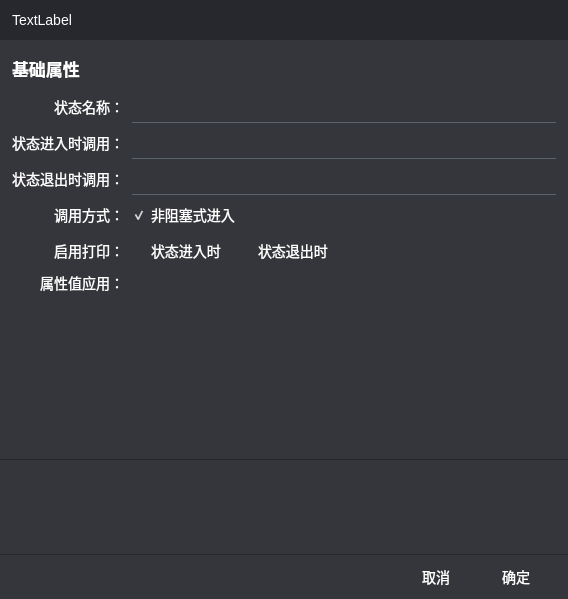
<?xml version="1.0" encoding="UTF-8"?>
<ui version="4.0">
 <class>BasePropertyEditDlg</class>
 <widget class="QDialog" name="BasePropertyEditDlg">
  <property name="geometry">
   <rect>
    <x>0</x>
    <y>0</y>
    <width>568</width>
    <height>599</height>
   </rect>
  </property>
  <property name="windowTitle">
   <string>Dialog</string>
  </property>
  <property name="styleSheet">
   <string notr="true">#BasePropertyEditDlg{
background:#35363C;
}
*{
background:transparent;
font-size:14px;
color:white;
}
QPushButton{
border:none;
border-radius:4px;
}
QPushButton:hover{
background:#4C4E56;
}
QCheckBox::indicator:unchecked {
    image: url(:/res/unchecked.svg);
}

QCheckBox::indicator:checked {
    image: url(:/res/checked.svg);
}
QCheckBox::indicator:checked:disabled {
    image: url(:/res/checked_disable.svg);
}
</string>
  </property>
  <layout class="QVBoxLayout" name="verticalLayout" stretch="0,1,0,0">
   <property name="spacing">
    <number>0</number>
   </property>
   <property name="leftMargin">
    <number>0</number>
   </property>
   <property name="topMargin">
    <number>0</number>
   </property>
   <property name="rightMargin">
    <number>0</number>
   </property>
   <property name="bottomMargin">
    <number>0</number>
   </property>
   <item>
    <widget class="QWidget" name="app_title" native="true">
     <property name="minimumSize">
      <size>
       <width>0</width>
       <height>40</height>
      </size>
     </property>
     <property name="styleSheet">
      <string notr="true">.QWidget{
background:#26282D;
}</string>
     </property>
     <layout class="QHBoxLayout" name="horizontalLayout">
      <property name="spacing">
       <number>8</number>
      </property>
      <property name="leftMargin">
       <number>12</number>
      </property>
      <property name="topMargin">
       <number>4</number>
      </property>
      <property name="rightMargin">
       <number>12</number>
      </property>
      <property name="bottomMargin">
       <number>4</number>
      </property>
      <item>
       <widget class="QLabel" name="title">
        <property name="text">
         <string>TextLabel</string>
        </property>
       </widget>
      </item>
      <item>
       <spacer name="horizontalSpacer">
        <property name="orientation">
         <enum>Qt::Horizontal</enum>
        </property>
        <property name="sizeHint" stdset="0">
         <size>
          <width>1705</width>
          <height>20</height>
         </size>
        </property>
       </spacer>
      </item>
      <item>
       <widget class="QWidget" name="system_buttons" native="true">
        <layout class="QHBoxLayout" name="horizontalLayout_2">
         <property name="spacing">
          <number>8</number>
         </property>
         <property name="leftMargin">
          <number>0</number>
         </property>
         <property name="topMargin">
          <number>0</number>
         </property>
         <property name="rightMargin">
          <number>0</number>
         </property>
         <property name="bottomMargin">
          <number>0</number>
         </property>
         <item>
          <widget class="QPushButton" name="btn_close">
           <property name="minimumSize">
            <size>
             <width>24</width>
             <height>24</height>
            </size>
           </property>
           <property name="text">
            <string/>
           </property>
           <property name="icon">
            <iconset>
             <normalon>:/res/close.svg</normalon>
            </iconset>
           </property>
           <property name="iconSize">
            <size>
             <width>16</width>
             <height>16</height>
            </size>
           </property>
          </widget>
         </item>
        </layout>
       </widget>
      </item>
     </layout>
    </widget>
   </item>
   <item>
    <widget class="QWidget" name="widget" native="true">
     <layout class="QVBoxLayout" name="prop_layout">
      <property name="leftMargin">
       <number>12</number>
      </property>
      <property name="topMargin">
       <number>16</number>
      </property>
      <property name="rightMargin">
       <number>12</number>
      </property>
      <property name="bottomMargin">
       <number>12</number>
      </property>
      <item>
       <widget class="QLabel" name="label">
        <property name="styleSheet">
         <string notr="true">font-size:17px;font-weight:bold;</string>
        </property>
        <property name="text">
         <string>基础属性</string>
        </property>
       </widget>
      </item>
      <item>
       <widget class="QWidget" name="state_common_prop" native="true">
        <property name="styleSheet">
         <string notr="true">QLineEdit{
border:none;
border-bottom:1px solid #5A636C;
padding-left:8px;
padding-right:8px;
}
QLineEdit:hover{
background:#4C4E56;
}
QLineEdit:focus{
border:1px solid #02BFFF;
}
QLabel[mstyle=&quot;hint&quot;]{
font-size:12px;color:#A0C2D3;
}</string>
        </property>
        <layout class="QGridLayout" name="layout_2">
         <property name="leftMargin">
          <number>0</number>
         </property>
         <property name="topMargin">
          <number>4</number>
         </property>
         <property name="rightMargin">
          <number>0</number>
         </property>
         <property name="bottomMargin">
          <number>4</number>
         </property>
         <property name="horizontalSpacing">
          <number>8</number>
         </property>
         <property name="verticalSpacing">
          <number>4</number>
         </property>
         <item row="0" column="0">
          <widget class="QLabel" name="label_3">
           <property name="text">
            <string>状态名称：</string>
           </property>
           <property name="alignment">
            <set>Qt::AlignRight|Qt::AlignTrailing|Qt::AlignVCenter</set>
           </property>
          </widget>
         </item>
         <item row="1" column="1">
          <widget class="QLineEdit" name="input_func_enter">
           <property name="minimumSize">
            <size>
             <width>0</width>
             <height>32</height>
            </size>
           </property>
           <property name="focusPolicy">
            <enum>Qt::ClickFocus</enum>
           </property>
           <property name="maxLength">
            <number>36</number>
           </property>
          </widget>
         </item>
         <item row="2" column="1">
          <widget class="QLineEdit" name="input_func_exit">
           <property name="minimumSize">
            <size>
             <width>0</width>
             <height>32</height>
            </size>
           </property>
           <property name="focusPolicy">
            <enum>Qt::ClickFocus</enum>
           </property>
           <property name="maxLength">
            <number>36</number>
           </property>
          </widget>
         </item>
         <item row="0" column="1">
          <widget class="QLineEdit" name="input_name">
           <property name="minimumSize">
            <size>
             <width>0</width>
             <height>32</height>
            </size>
           </property>
           <property name="focusPolicy">
            <enum>Qt::ClickFocus</enum>
           </property>
           <property name="styleSheet">
            <string notr="true"/>
           </property>
           <property name="maxLength">
            <number>36</number>
           </property>
          </widget>
         </item>
         <item row="4" column="1">
          <layout class="QHBoxLayout" name="horizontalLayout_4">
           <property name="spacing">
            <number>12</number>
           </property>
           <item>
            <widget class="QCheckBox" name="print_on_enter">
             <property name="minimumSize">
              <size>
               <width>0</width>
               <height>32</height>
              </size>
             </property>
             <property name="text">
              <string>状态进入时</string>
             </property>
            </widget>
           </item>
           <item>
            <widget class="QCheckBox" name="print_on_exit">
             <property name="text">
              <string>状态退出时</string>
             </property>
            </widget>
           </item>
           <item>
            <spacer name="horizontalSpacer_3">
             <property name="orientation">
              <enum>Qt::Horizontal</enum>
             </property>
             <property name="sizeHint" stdset="0">
              <size>
               <width>40</width>
               <height>20</height>
              </size>
             </property>
            </spacer>
           </item>
          </layout>
         </item>
         <item row="2" column="0">
          <widget class="QLabel" name="label_func_exit">
           <property name="text">
            <string>状态退出时调用：</string>
           </property>
           <property name="alignment">
            <set>Qt::AlignRight|Qt::AlignTrailing|Qt::AlignVCenter</set>
           </property>
          </widget>
         </item>
         <item row="4" column="0">
          <widget class="QLabel" name="label_2">
           <property name="text">
            <string>启用打印：</string>
           </property>
           <property name="alignment">
            <set>Qt::AlignRight|Qt::AlignTrailing|Qt::AlignVCenter</set>
           </property>
          </widget>
         </item>
         <item row="5" column="1">
          <layout class="QVBoxLayout" name="layout_bind_properties">
           <item>
            <widget class="QPushButton" name="btn_property_add">
             <property name="minimumSize">
              <size>
               <width>32</width>
               <height>24</height>
              </size>
             </property>
             <property name="maximumSize">
              <size>
               <width>32</width>
               <height>24</height>
              </size>
             </property>
             <property name="styleSheet">
              <string notr="true">QPushButton{
background: transparent;
}
QPushButton:hover{
background: #4C4E56;
}</string>
             </property>
             <property name="text">
              <string/>
             </property>
             <property name="icon">
              <iconset>
               <normalon>:/res/add.svg</normalon>
              </iconset>
             </property>
             <property name="iconSize">
              <size>
               <width>16</width>
               <height>16</height>
              </size>
             </property>
            </widget>
           </item>
          </layout>
         </item>
         <item row="5" column="0">
          <widget class="QLabel" name="label_9">
           <property name="text">
            <string>属性值应用：</string>
           </property>
           <property name="alignment">
            <set>Qt::AlignRight|Qt::AlignTrailing|Qt::AlignVCenter</set>
           </property>
          </widget>
         </item>
         <item row="1" column="0">
          <widget class="QLabel" name="label_func_enter">
           <property name="text">
            <string>状态进入时调用：</string>
           </property>
           <property name="alignment">
            <set>Qt::AlignRight|Qt::AlignTrailing|Qt::AlignVCenter</set>
           </property>
          </widget>
         </item>
         <item row="3" column="0">
          <widget class="QLabel" name="label_4">
           <property name="text">
            <string>调用方式：</string>
           </property>
           <property name="alignment">
            <set>Qt::AlignRight|Qt::AlignTrailing|Qt::AlignVCenter</set>
           </property>
          </widget>
         </item>
         <item row="3" column="1">
          <layout class="QHBoxLayout" name="horizontalLayout_5">
           <item>
            <widget class="QCheckBox" name="call_on_non_block">
             <property name="enabled">
              <bool>false</bool>
             </property>
             <property name="minimumSize">
              <size>
               <width>0</width>
               <height>32</height>
              </size>
             </property>
             <property name="styleSheet">
              <string notr="true"/>
             </property>
             <property name="text">
              <string>非阻塞式进入</string>
             </property>
             <property name="checked">
              <bool>true</bool>
             </property>
            </widget>
           </item>
           <item>
            <spacer name="horizontalSpacer_4">
             <property name="orientation">
              <enum>Qt::Horizontal</enum>
             </property>
             <property name="sizeHint" stdset="0">
              <size>
               <width>40</width>
               <height>20</height>
              </size>
             </property>
            </spacer>
           </item>
          </layout>
         </item>
        </layout>
       </widget>
      </item>
      <item>
       <spacer name="verticalSpacer">
        <property name="orientation">
         <enum>Qt::Vertical</enum>
        </property>
        <property name="sizeHint" stdset="0">
         <size>
          <width>20</width>
          <height>40</height>
         </size>
        </property>
       </spacer>
      </item>
     </layout>
    </widget>
   </item>
   <item>
    <widget class="QTextBrowser" name="input_hint_message">
     <property name="minimumSize">
      <size>
       <width>0</width>
       <height>96</height>
      </size>
     </property>
     <property name="maximumSize">
      <size>
       <width>16777215</width>
       <height>96</height>
      </size>
     </property>
     <property name="styleSheet">
      <string notr="true">border:none;border-top:1px solid #26282D;border-bottom:1px solid #26282D;</string>
     </property>
     <property name="verticalScrollBarPolicy">
      <enum>Qt::ScrollBarAlwaysOff</enum>
     </property>
     <property name="horizontalScrollBarPolicy">
      <enum>Qt::ScrollBarAlwaysOff</enum>
     </property>
    </widget>
   </item>
   <item>
    <layout class="QHBoxLayout" name="horizontalLayout_3">
     <property name="topMargin">
      <number>6</number>
     </property>
     <property name="rightMargin">
      <number>12</number>
     </property>
     <property name="bottomMargin">
      <number>6</number>
     </property>
     <item>
      <spacer name="horizontalSpacer_2">
       <property name="orientation">
        <enum>Qt::Horizontal</enum>
       </property>
       <property name="sizeHint" stdset="0">
        <size>
         <width>40</width>
         <height>20</height>
        </size>
       </property>
      </spacer>
     </item>
     <item>
      <widget class="QPushButton" name="btn_cancel">
       <property name="minimumSize">
        <size>
         <width>80</width>
         <height>32</height>
        </size>
       </property>
       <property name="text">
        <string>取消</string>
       </property>
      </widget>
     </item>
     <item>
      <widget class="QPushButton" name="btn_confirm">
       <property name="minimumSize">
        <size>
         <width>80</width>
         <height>32</height>
        </size>
       </property>
       <property name="text">
        <string>确定</string>
       </property>
      </widget>
     </item>
    </layout>
   </item>
  </layout>
 </widget>
 <resources>
  <include location="../app.qrc"/>
 </resources>
 <connections/>
</ui>
